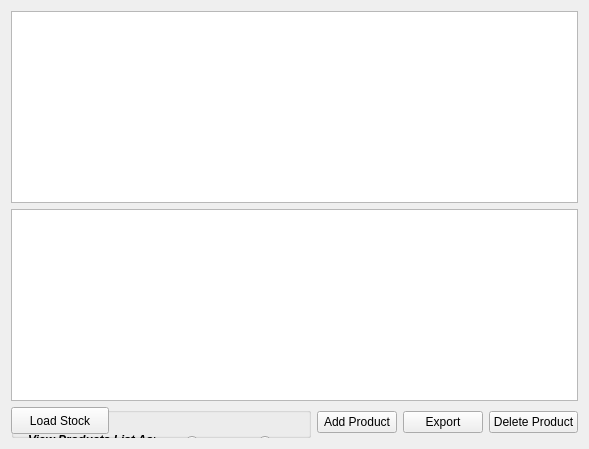
     <widget class="QWidget" name="pageBrowseProduct">
      <layout class="QVBoxLayout">
       <item>
        <widget class="QTableView" name="productsViewAlt">
         <property name="sortingEnabled">
          <bool>true</bool>
         </property>
        </widget>
       </item>
       <item>
        <widget class="QListView" name="productsView"/>
       </item>
       <item>
        <layout class="QHBoxLayout">
         <item>
          <widget class="QGroupBox" name="groupBox">
           <property name="minimumSize">
            <size>
             <width>300</width>
             <height>0</height>
            </size>
           </property>
           <property name="maximumSize">
            <size>
             <width>16777215</width>
             <height>35</height>
            </size>
           </property>
           <property name="title">
            <string/>
           </property>
           <widget class="QLabel" name="label">
            <property name="geometry">
             <rect>
              <x>17</x>
              <y>25</y>
              <width>151</width>
              <height>16</height>
             </rect>
            </property>
            <property name="text">
             <string>&lt;!DOCTYPE HTML PUBLIC &quot;-//W3C//DTD HTML 4.0//EN&quot; &quot;http://www.w3.org/TR/REC-html40/strict.dtd&quot;&gt;
&lt;html&gt;&lt;head&gt;&lt;meta name=&quot;qrichtext&quot; content=&quot;1&quot; /&gt;&lt;style type=&quot;text/css&quot;&gt;
p, li { white-space: pre-wrap; }
&lt;/style&gt;&lt;/head&gt;&lt;body style=&quot; font-family:'Lucida Grande'; font-size:9pt; font-weight:400; font-style:normal;&quot;&gt;
&lt;p style=&quot; margin-top:0px; margin-bottom:0px; margin-left:0px; margin-right:0px; -qt-block-indent:0; text-indent:0px;&quot;&gt;&lt;span style=&quot; font-weight:600; font-style:italic;&quot;&gt;View Products List As&lt;/span&gt;:&lt;/p&gt;&lt;/body&gt;&lt;/html&gt;</string>
            </property>
           </widget>
           <widget class="QRadioButton" name="chViewProductsListAsTable">
            <property name="geometry">
             <rect>
              <x>174</x>
              <y>25</y>
              <width>67</width>
              <height>22</height>
             </rect>
            </property>
            <property name="text">
             <string>Table</string>
            </property>
           </widget>
           <widget class="QRadioButton" name="chViewProductsListAsGrid">
            <property name="geometry">
             <rect>
              <x>247</x>
              <y>25</y>
              <width>58</width>
              <height>22</height>
             </rect>
            </property>
            <property name="text">
             <string>Grid</string>
            </property>
            <property name="checkable">
             <bool>true</bool>
            </property>
            <property name="checked">
             <bool>true</bool>
            </property>
           </widget>
           <widget class="QPushButton" name="btnLoadStock">
            <property name="geometry">
             <rect>
              <x>0</x>
              <y>0</y>
              <width>98</width>
              <height>27</height>
             </rect>
            </property>
            <property name="text">
             <string>Load Stock</string>
            </property>
           </widget>
           <zorder>chViewProductsListAsGrid</zorder>
           <zorder>chViewProductsListAsTable</zorder>
           <zorder>label</zorder>
           <zorder>btnLoadStock</zorder>
          </widget>
         </item>
         <item>
          <widget class="QPushButton" name="btnAddProduct">
           <property name="sizePolicy">
            <sizepolicy hsizetype="Maximum" vsizetype="Fixed">
             <horstretch>0</horstretch>
             <verstretch>0</verstretch>
            </sizepolicy>
           </property>
           <property name="maximumSize">
            <size>
             <width>150</width>
             <height>16777215</height>
            </size>
           </property>
           <property name="layoutDirection">
            <enum>Qt::LeftToRight</enum>
           </property>
           <property name="text">
            <string>Add Product</string>
           </property>
          </widget>
         </item>
         <item>
          <widget class="QPushButton" name="btnExportProducts">
           <property name="text">
            <string>Export</string>
           </property>
          </widget>
         </item>
         <item>
          <widget class="QPushButton" name="btnDeleteProduct">
           <property name="text">
            <string>Delete Product</string>
           </property>
          </widget>
         </item>
        </layout>
       </item>
      </layout>
     </widget>
